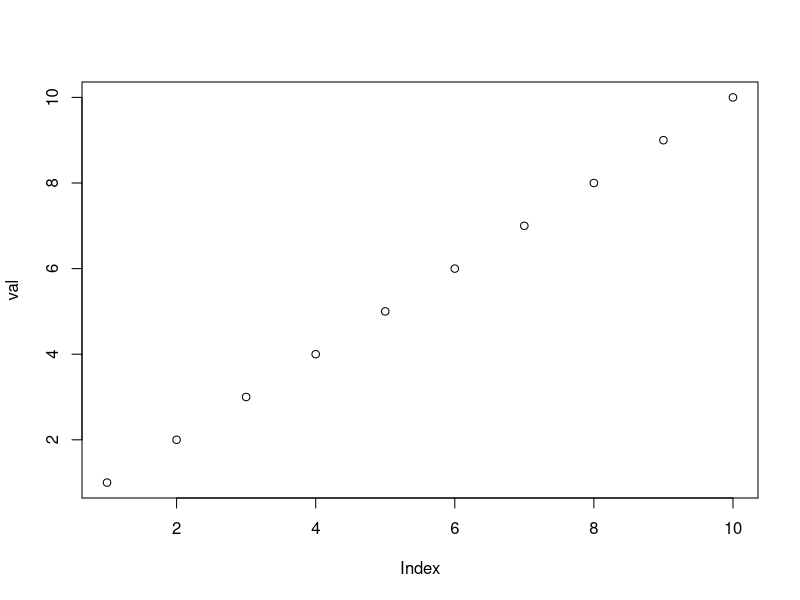
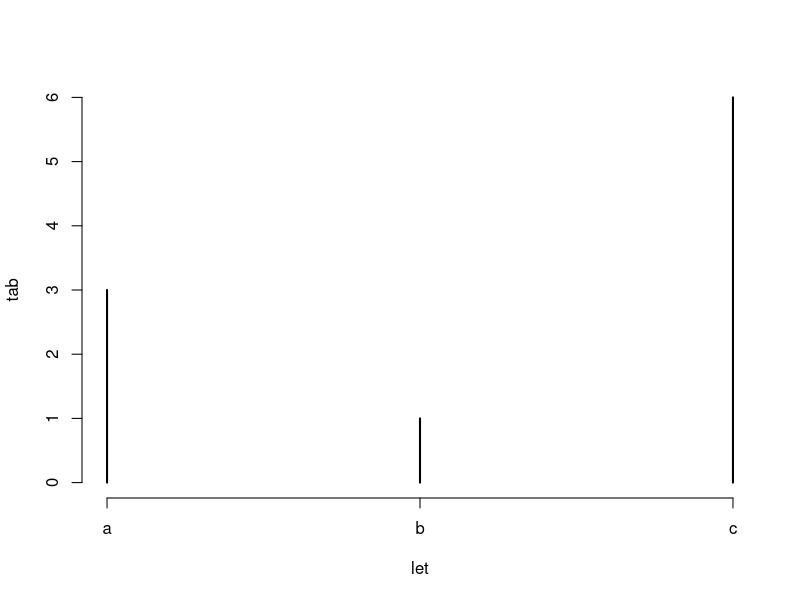

These figures' R source, in order:
## ---- chunk 1
(val<-1:10)
(let<-sample(c("a","b","c"),size=length(val),replace=T))
(tab<-table(let))
plot(val)
plot(tab)
